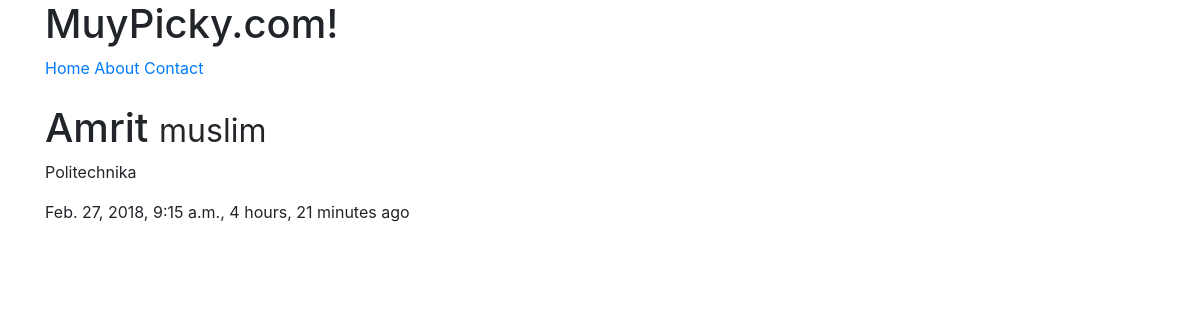
Page /restaurants/1/ on the committed database.
### restaurants/models.py (models this page shows, shortened)
class RestaurantLocation(models.Model):
    name = models.CharField(max_length=120)
    location = models.CharField(max_length=120, null=True, blank=True)
    category = models.CharField(max_length=120, null=True, blank=True)
    timestamp = models.DateTimeField(auto_now_add=True)
    updated = models.DateTimeField(auto_now=True)
    slug = models.SlugField(null=True, blank=True)
    @property
    def title(self):
        return self.name

### restaurants/views.py (the view)
# urls.py: url(r'^restaurants/(?P<rest_id>\w+)/$', RestaurantDetailView.as_view()),
class RestaurantDetailView(DetailView):
    queryset = RestaurantLocation.objects.all()
    def get_object(self, *args, **kwargs):
        rest_id = self.kwargs.get('rest_id')
        obj = get_object_or_404(RestaurantLocation, id=rest_id)
        return obj

### restaurants/templates/restaurants/restaurantlocation_detail.html (shortened to what this page needs)
{% extends 'base.html' %}
{% block content %}
    <h1>{{ object.title }} <small> {{ object.category }}</small></h1>
    <p>{{ object.location }}</p>
    <p>{{ object.timestamp }}, {{ object.updated|timesince }} ago</p>
{% endblock %}

### rows in the picture
RestaurantLocation: title "Amrit", category "muslim", location "Politechnika", timestamp "Feb. 27, 2018, 9:15 a.m.", updated "4 hours, 21 minutes"
